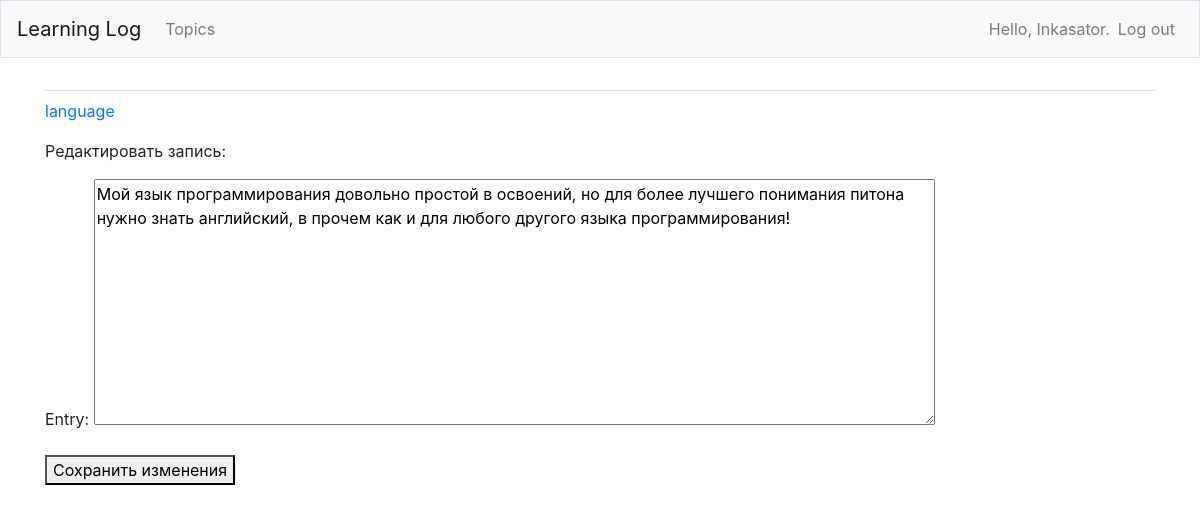
The page /edit_entry/4/ (signed in) on the database its author committed.
### learning_logs/models.py (models this page shows, shortened)
class Topic(models.Model):
    text = models.CharField(max_length = 200)
    date_added = models.DateTimeField(auto_now_add=True)
    owner = models.ForeignKey(User, on_delete=models.CASCADE)
    def __str__(self):
        return self.text

class Entry(models.Model):
    topic = models.ForeignKey(Topic, on_delete = models.CASCADE)
    text = models.TextField()
    date_added = models.DateTimeField(auto_now_add = True)
    class Meta:
        verbose_name_plural = 'entries'

### learning_logs/views.py (the view)
# urls.py: path('edit_entry/<int:entry_id>/', views.edit_entry, name = 'edit_entry'),
@login_required
def edit_entry(request, entry_id):
    entry = Entry.objects.get(id=entry_id)
    topic = entry.topic
    if topic.owner != request.user:
        raise Http404
    if request.method != 'POST':
        form = EntryForm(instance=entry)
    else:
        form = EntryForm(instance=entry, data = request.POST)
        if form.is_valid():
            form.save()
            return redirect('learning_logs:topic', topic_id = topic.id)
    context = {'entry': entry, 'topic': topic, 'form': form}
    return render(request, 'learning_logs/edit_entry.html', context)

### learning_logs/forms.py
class EntryForm(forms.ModelForm):
    class Meta:
        model = Entry
        fields = ['text']
        labels = {'text': 'Entry:'}
        widgets = {'text' : forms.Textarea(attrs = {'cols' : 80})}

### learning_logs/templates/learning_logs/edit_entry.html (shortened to what this page needs)
{% extends "learning_logs/base.html" %}
{% block content %}
  <p><a href = "{% url 'learning_logs:topic' topic.id %}"> {{topic}}</a></p>
  <p> Редактировать запись:</p>
  <form action="{% url 'learning_logs:edit_entry' entry.id %}" method='post'>
    {{ form.as_p }}
    <button name='submit'> Сохранить изменения </button>
  </form>
{% endblock content %}

### learning_logs/templates/learning_logs/base.html (shortened to what this page needs)
{% load bootstrap4 %}
<!doctype html>
<html lang="en">
 <head>
   {% bootstrap_css %}
</head>
<body>
    <nav class="navbar navbar-expand-md navbar-light bg-light mb-4 border">
      <a class="navbar-brand" href="{% url 'learning_logs:index'%}">
          Learning Log</a>
      <div class="collapse navbar-collapse" id="navbarCollapse">
        <ul class="navbar-nav mr-auto">
          <li class="nav-item">
            <a class="nav-link" href="{% url 'learning_logs:topics'%}">
                Topics</a></li>
        </ul>
        <ul class="navbar-nav ml-auto">
          {% if user.is_authenticated %}
            <li class="nav-item">
              <span class="navbar-text"}">Hello, {{ user.username }}.</span>
            </li>
          <li class="nav-item">
            <a class="nav-link" href="{% url 'users:logout' %}">Log out</a>
          </li>
        {% else %}
          <li class="nav-item">
            <a class="nav-link" href="{% url 'users:register' %}">Register</a>
          </li>
          <li class="nav-item">
            <a class="nav-link" href="{% url 'users:login' %}">Log in</a></li>
        {% endif %}
      </ul>
    </div>
  </nav>
  <main role="main" class="container">
    <div class="pb-2 mb-2 border-bottom">
    </div>
    <div>
      {% block content %}{% endblock content %}
    </div>
  </main>
</body>
</html>

### rows shown on the page
Topic: text "language"
Entry: text "Мой язык программирования довольно простой в освоений, но для более лучшего понимания питона нужно знать английский, в прочем как и для любого другого языка программирования!"

### other values the page prints
{{ user.username }} "Inkasator"
